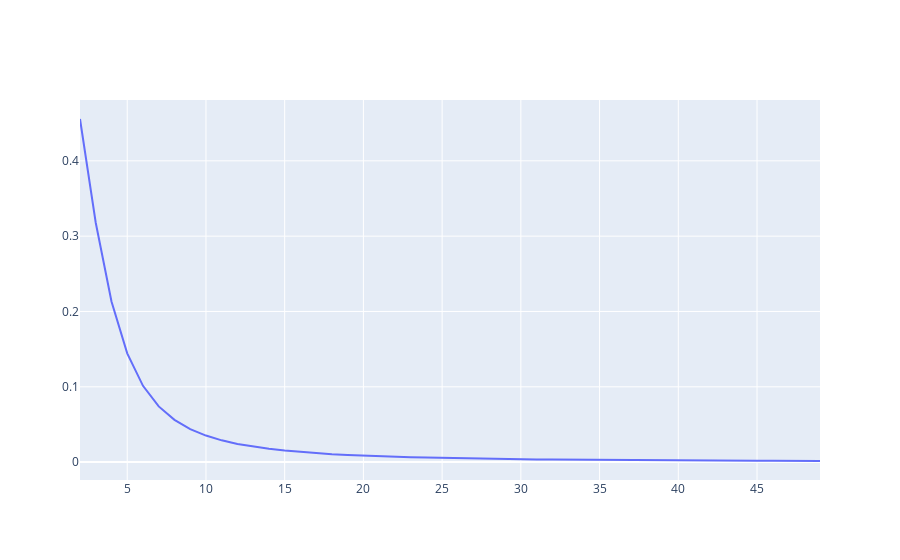

The code cell stored with this chart in its notebook:
### Markdown cell above
Our neural network works as we see the decrease in the loss function with each epoch

### Code cell
import plotly.graph_objects as go
fig = go.Figure()
# Add traces
fig.add_trace(go.Scatter(x=n_epoch[1:], y=loss[1:]))
fig.show()
